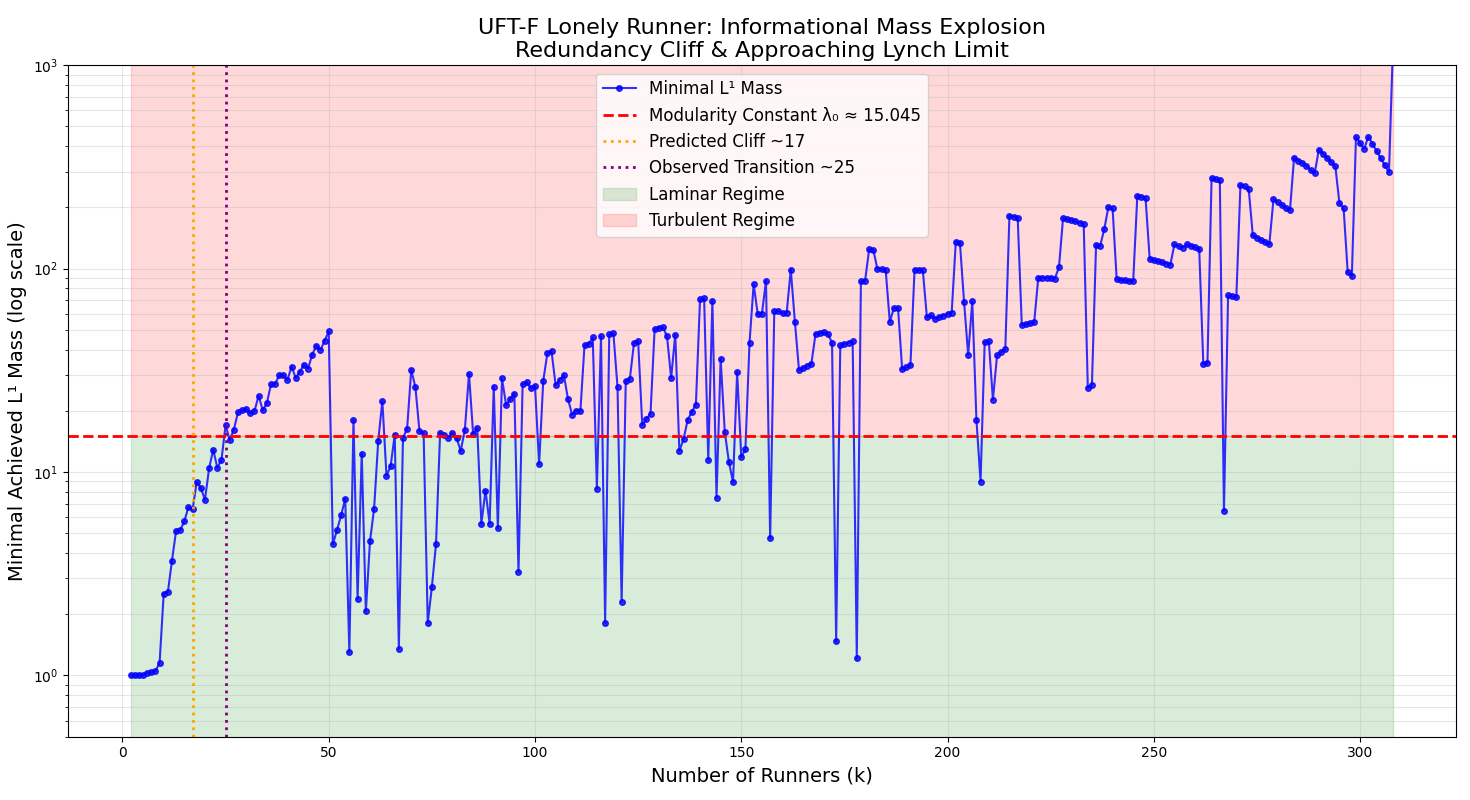

Write Python code to recreate this figure.
import pandas as pd
import matplotlib.pyplot as plt

df = pd.read_csv("lonely_runner_uftf_results.csv")
df['min_L1_mass'] = pd.to_numeric(df['min_L1_mass'], errors='coerce')

plt.figure(figsize=(16, 8))
plt.plot(df['k'], df['min_L1_mass'], 'o-', color='blue', markersize=4, alpha=0.8, label='Minimal L¹ Mass')
plt.axhline(y=15.045, color='red', linestyle='--', linewidth=2, label='Modularity Constant λ₀ ≈ 15.045')
plt.axvline(x=17, color='orange', linestyle=':', linewidth=2, label='Predicted Cliff ~17')
plt.axvline(x=25, color='purple', linestyle=':', linewidth=2, label='Observed Transition ~25')
plt.fill_between(df['k'], 0, 15.045, color='green', alpha=0.15, label='Laminar Regime')
plt.fill_between(df['k'], 15.045, df['min_L1_mass'].max(skipna=True), color='red', alpha=0.15, label='Turbulent Regime')
plt.yscale('log')
plt.ylim(0.5, 1e3)  # zoom in on the interesting part
plt.title('UFT-F Lonely Runner: Informational Mass Explosion\nRedundancy Cliff & Approaching Lynch Limit', fontsize=16)
plt.xlabel('Number of Runners (k)', fontsize=14)
plt.ylabel('Minimal Achieved L¹ Mass (log scale)', fontsize=14)
plt.legend(fontsize=12)
plt.grid(True, which="both", alpha=0.3)
plt.tight_layout()
plt.savefig('lonely_runner_thunderdome_log.png', dpi=300)
plt.show()
print("Epic plot saved: lonely_runner_thunderdome_log.png")
